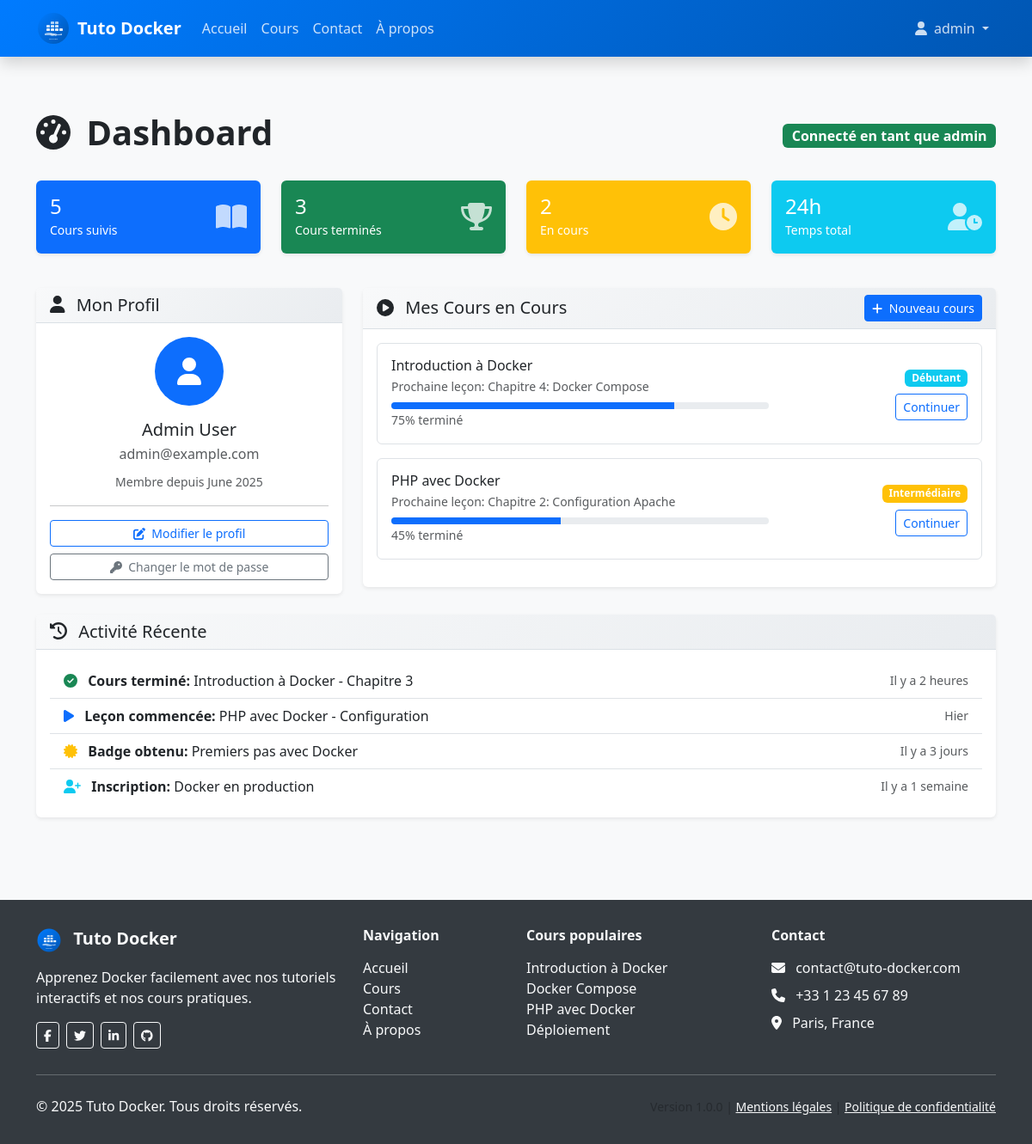
The app's page /dashboard (signed in) with its own data.
### tables this page shows
CREATE TABLE users (
    id INT AUTO_INCREMENT PRIMARY KEY,
    username VARCHAR(50) UNIQUE NOT NULL,
    email VARCHAR(100) UNIQUE NOT NULL,
    password VARCHAR(255) NOT NULL,
    first_name VARCHAR(50),
    last_name VARCHAR(50),
    created_at TIMESTAMP DEFAULT CURRENT_TIMESTAMP,
    updated_at TIMESTAMP DEFAULT CURRENT_TIMESTAMP ON UPDATE CURRENT_TIMESTAMP
);

### app/Core/Controller.php (called while the page is built, shortened)
<?php
abstract class Controller
{
    protected $view;
    public function __construct()
    {
        $this->view = new View();
    }
    protected function view($viewName, $data = [])
    {
        $this->view->render($viewName, $data);
    }
}

### app/Controllers/AuthController.php (called while the page is built, shortened)
<?php
class AuthController extends Controller
{
    public function dashboard()
    {
        $userId = Session::get('user_id');
        $userModel = new User();
        $user = $userModel->find($userId);
        $data = [
            'title' => 'Dashboard - Tuto Docker',
            'user' => $user
        ];
        $this->view('dashboard', $data);
    }
}

### public/index.php (called while the page is built, shortened)
<?php
require_once '../config/config.php';
$requestUri = $_SERVER['REQUEST_URI'];
$requestUri = strtok($requestUri, '?');
$router = new Router();
try {
    $router->dispatch($requestUri);
} catch (Exception $e) {
    error_log("Erreur de routage: " . $e->getMessage());
    http_response_code(404);
    include '../app/Views/errors/404.php';
}

### config/config.php (called while the page is built, shortened)
<?php
spl_autoload_register(function ($className) {
    $directories = [
        '../app/Controllers/',
        '../app/Models/',
        '../app/Core/'
    ];
    foreach ($directories as $directory) {
        $file = $directory . $className . '.php';
        if (file_exists($file)) {
            return;
        }
    }
});
function url($path = '')
{
    return BASE_URL . ltrim($path, '/');
}

### app/Core/Database.php (called while the page is built, shortened)
<?php
class Database
{
    private static $instance = null;
    private $connection;
    private function __construct()
    {
        try {
            $host = $_ENV['DB_HOST'] ?? 'db';
            $dbname = $_ENV['DB_NAME'] ?? 'tuto_docker';
            $username = $_ENV['DB_USER'] ?? 'user';
            $password = $_ENV['DB_PASSWORD'] ?? 'password';
            $dsn = "mysql:host={$host};dbname={$dbname};charset=utf8mb4";
            $this->connection = new PDO($dsn, $username, $password, [
                PDO::ATTR_ERRMODE => PDO::ERRMODE_EXCEPTION,
                PDO::ATTR_DEFAULT_FETCH_MODE => PDO::FETCH_ASSOC,
                PDO::ATTR_EMULATE_PREPARES => false,
                PDO::MYSQL_ATTR_INIT_COMMAND => "SET NAMES utf8mb4"
            ]);
        } catch (PDOException $e) {
            error_log("Erreur de connexion à la base de données : " . $e->getMessage());
            throw new Exception("Impossible de se connecter à la base de données");
        }
    }
    public static function getInstance()
    {
        if (self::$instance === null) {
            self::$instance = new self();
        }
        return self::$instance;
    }
    public function getConnection()
    {
        return $this->connection;
    }
}

### app/Core/Session.php (called while the page is built, shortened)
<?php
class Session
{
    public static function get($key, $default = null)
    {
        return $_SESSION[$key] ?? $default;
    }
}

### app/Models/User.php (called while the page is built, shortened)
<?php
class User
{
    private $db;
    private $table = 'users';
    public function __construct()
    {
        $this->db = Database::getInstance()->getConnection();
    }
    public function find($id)
    {
        $query = "SELECT * FROM {$this->table} WHERE id = :id";
        $stmt = $this->db->prepare($query);
        $stmt->bindParam(':id', $id);
        $stmt->execute();
        return $stmt->fetch(PDO::FETCH_ASSOC);
    }
}

### app/Views/dashboard.php (the view)
<div class="container py-5">
    <div class="row">
        <div class="col-12">
            <div class="d-flex justify-content-between align-items-center mb-4">
                <h1 class="fw-bold">
                    <i class="fas fa-tachometer-alt me-2"></i>
                    Dashboard
                </h1>
                <span class="badge bg-success fs-6">
                    Connecté en tant que <?= htmlspecialchars($user['username']) ?>
                </span>
            </div>
        </div>
    </div>
    <div class="row mb-4">
        <div class="col-md-3 mb-3">
            <div class="card card-custom bg-primary text-white">
                <div class="card-body">
                    <div class="d-flex justify-content-between align-items-center">
                        <div>
                            <h4 class="mb-0">5</h4>
                            <small>Cours suivis</small>
                        </div>
                        <i class="fas fa-book-open fa-2x opacity-75"></i>
                    </div>
                </div>
            </div>
        </div>
        <div class="col-md-3 mb-3">
            <div class="card card-custom bg-success text-white">
                <div class="card-body">
                    <div class="d-flex justify-content-between align-items-center">
                        <div>
                            <h4 class="mb-0">3</h4>
                            <small>Cours terminés</small>
                        </div>
                        <i class="fas fa-trophy fa-2x opacity-75"></i>
                    </div>
                </div>
            </div>
        </div>
        <div class="col-md-3 mb-3">
            <div class="card card-custom bg-warning text-white">
                <div class="card-body">
                    <div class="d-flex justify-content-between align-items-center">
                        <div>
                            <h4 class="mb-0">2</h4>
                            <small>En cours</small>
                        </div>
                        <i class="fas fa-clock fa-2x opacity-75"></i>
                    </div>
                </div>
            </div>
        </div>
        <div class="col-md-3 mb-3">
            <div class="card card-custom bg-info text-white">
                <div class="card-body">
                    <div class="d-flex justify-content-between align-items-center">
                        <div>
                            <h4 class="mb-0">24h</h4>
                            <small>Temps total</small>
                        </div>
                        <i class="fas fa-user-clock fa-2x opacity-75"></i>
                    </div>
                </div>
            </div>
        </div>
    </div>
    <div class="row">
        <div class="col-lg-4 mb-4">
            <div class="card card-custom">
                <div class="card-header">
                    <h5 class="mb-0">
                        <i class="fas fa-user me-2"></i>
                        Mon Profil
                    </h5>
                </div>
                <div class="card-body text-center">
                    <div class="mb-3">
                        <div class="bg-primary rounded-circle d-inline-flex align-items-center justify-content-center" style="width: 80px; height: 80px;">
                            <i class="fas fa-user fa-2x text-white"></i>
                        </div>
                    </div>
                    <h5 class="mb-1">
                        <?= htmlspecialchars(trim(($user['first_name'] ?? '') . ' ' . ($user['last_name'] ?? ''))) ?: $user['username'] ?>
                    </h5>
                    <p class="text-muted mb-2"><?= htmlspecialchars($user['email']) ?></p>
                    <small class="text-muted">
                        Membre depuis <?= date('F Y', strtotime($user['created_at'])) ?>
                    </small>
                    <hr>
                    <div class="d-grid gap-2">
                        <a href="#" class="btn btn-outline-primary btn-sm">
                            <i class="fas fa-edit me-1"></i>
                            Modifier le profil
                        </a>
                        <a href="#" class="btn btn-outline-secondary btn-sm">
                            <i class="fas fa-key me-1"></i>
                            Changer le mot de passe
                        </a>
                    </div>
                </div>
            </div>
        </div>
        <div class="col-lg-8 mb-4">
            <div class="card card-custom">
                <div class="card-header d-flex justify-content-between align-items-center">
                    <h5 class="mb-0">
                        <i class="fas fa-play-circle me-2"></i>
                        Mes Cours en Cours
                    </h5>
                    <a href="<?= url('/cours') ?>" class="btn btn-primary btn-sm">
                        <i class="fas fa-plus me-1"></i>
                        Nouveau cours
                    </a>
                </div>
                <div class="card-body">
                    <?php
                    $activeCourses = [
                        [
                            'id' => 1,
                            'title' => 'Introduction à Docker',
                            'progress' => 75,
                            'next_lesson' => 'Chapitre 4: Docker Compose',
                            'level' => 'débutant'
                        ],
                        [
                            'id' => 2,
                            'title' => 'PHP avec Docker',
                            'progress' => 45,
                            'next_lesson' => 'Chapitre 2: Configuration Apache',
                            'level' => 'intermédiaire'
                        ]
                    ];
                    ?>
                    <?php if (empty($activeCourses)): ?>
                        <div class="text-center py-4">
                            <i class="fas fa-book-open fa-3x text-muted mb-3"></i>
                            <h6 class="text-muted">Aucun cours en cours</h6>
                            <p class="text-muted mb-3">Commencez votre apprentissage dès maintenant</p>
                            <a href="<?= url('/cours') ?>" class="btn btn-primary">
                                Parcourir les cours
                            </a>
                        </div>
                    <?php else: ?>
                        <?php foreach ($activeCourses as $course): ?>
                            <div class="border rounded p-3 mb-3">
                                <div class="row align-items-center">
                                    <div class="col-md-8">
                                        <h6 class="mb-1"><?= htmlspecialchars($course['title']) ?></h6>
                                        <p class="text-muted mb-2 small">
                                            Prochaine leçon: <?= htmlspecialchars($course['next_lesson']) ?>
                                        </p>
                                        <div class="progress" style="height: 8px;">
                                            <div class="progress-bar" role="progressbar" style="width: <?= $course['progress'] ?>%"></div>
                                        </div>
                                        <small class="text-muted"><?= $course['progress'] ?>% terminé</small>
                                    </div>
                                    <div class="col-md-4 text-md-end">
                                        <span class="badge bg-<?= $course['level'] === 'débutant' ? 'info' : ($course['level'] === 'intermédiaire' ? 'warning' : 'danger') ?> mb-2">
                                            <?= ucfirst($course['level']) ?>
                                        </span>
                                        <br>
                                        <a href="<?= url('/cours/' . $course['id']) ?>" class="btn btn-outline-primary btn-sm">
                                            Continuer
                                        </a>
                                    </div>
                                </div>
                            </div>
                        <?php endforeach; ?>
                    <?php endif; ?>
                </div>
            </div>
        </div>
    </div>
    <div class="row">
        <div class="col-12">
            <div class="card card-custom">
                <div class="card-header">
                    <h5 class="mb-0">
                        <i class="fas fa-history me-2"></i>
                        Activité Récente
                    </h5>
                </div>
                <div class="card-body">
                    <div class="list-group list-group-flush">
                        <div class="list-group-item d-flex justify-content-between align-items-center">
                            <div>
                                <i class="fas fa-check-circle text-success me-2"></i>
                                <strong>Cours terminé:</strong> Introduction à Docker - Chapitre 3
                            </div>
                            <small class="text-muted">Il y a 2 heures</small>
                        </div>
                        <div class="list-group-item d-flex justify-content-between align-items-center">
                            <div>
                                <i class="fas fa-play text-primary me-2"></i>
                                <strong>Leçon commencée:</strong> PHP avec Docker - Configuration
                            </div>
                            <small class="text-muted">Hier</small>
                        </div>
                        <div class="list-group-item d-flex justify-content-between align-items-center">
                            <div>
                                <i class="fas fa-certificate text-warning me-2"></i>
                                <strong>Badge obtenu:</strong> Premiers pas avec Docker
                            </div>
                            <small class="text-muted">Il y a 3 jours</small>
                        </div>
                        <div class="list-group-item d-flex justify-content-between align-items-center">
                            <div>
                                <i class="fas fa-user-plus text-info me-2"></i>
                                <strong>Inscription:</strong> Docker en production
                            </div>
                            <small class="text-muted">Il y a 1 semaine</small>
                        </div>
                    </div>
                </div>
            </div>
        </div>
    </div>
</div>

### app/Core/Router.php (shortened to what this page needs)
<?php
class Router
{
    private $routes = [];
    public function addRoute($method, $pattern, $controller, $action)
    {
        $this->routes[] = [
            'method' => strtoupper($method),
            'pattern' => $pattern,
            'controller' => $controller,
            'action' => $action
        ];
    }
    public function dispatch($uri)
    {
        $method = $_SERVER['REQUEST_METHOD'];
        $uri = $this->cleanUri($uri);
        foreach ($this->routes as $route) {
            if ($route['method'] === $method) {
                $params = $this->matchRoute($route['pattern'], $uri);
                if ($params !== false) {
                    $this->callController($route['controller'], $route['action'], $params);
                    return;
                }
            }
        }
        throw new Exception("Route non trouvée : {$method} {$uri}");
    }
    private function cleanUri($uri)
    {
        $uri = '/' . ltrim($uri, '/');
        return $uri;
    }
    private function matchRoute($pattern, $uri)
    {
        $pattern = str_replace('/', '\/', $pattern);
        $pattern = preg_replace('/\\\{([a-zA-Z]+)\\\}/', '([a-zA-Z0-9-_]+)', $pattern);
        $regex = '/^' . $pattern . '$/';
        if (preg_match($regex, $uri, $matches)) {
            array_shift($matches);
            return $matches;
        }
        return false;
    }
    private function callController($controllerName, $action, $params = [])
    {
        $controller = new $controllerName();
        call_user_func_array([$controller, $action], $params);
    }
}

### records on screen
users: username "admin", first_name+last_name "Admin User", email "admin@example.com", created_at "June 2025"

### other values on screen
$course['title'] "Introduction à Docker"
$course['next_lesson'] "Chapitre 4: Docker Compose"
$course['progress'] "75"
$course['level'] "Débutant"
$course['title'] "PHP avec Docker"
$course['next_lesson'] "Chapitre 2: Configuration Apache"
$course['progress'] "45"
$course['level'] "Intermédiaire"
